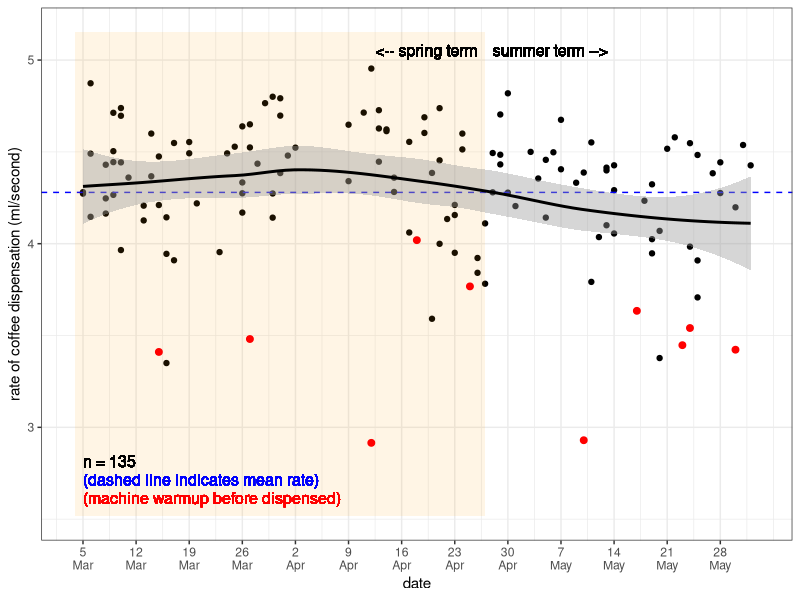
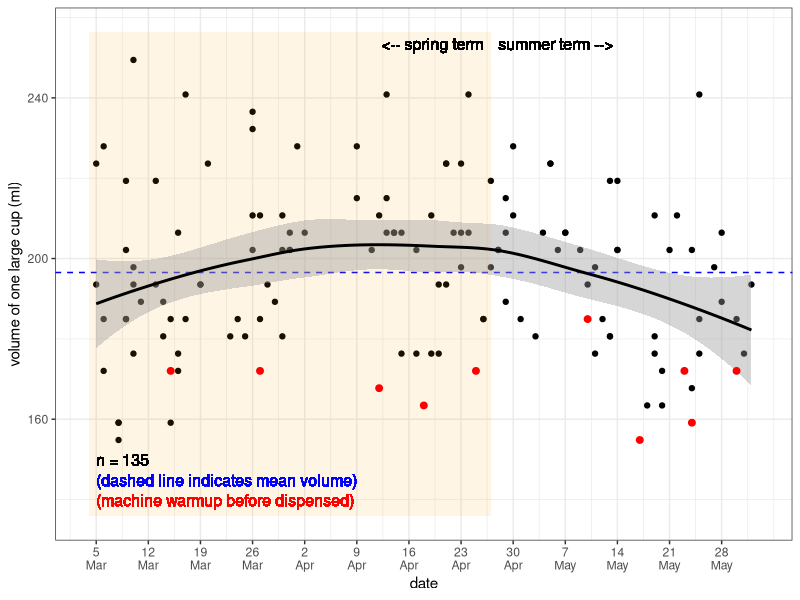
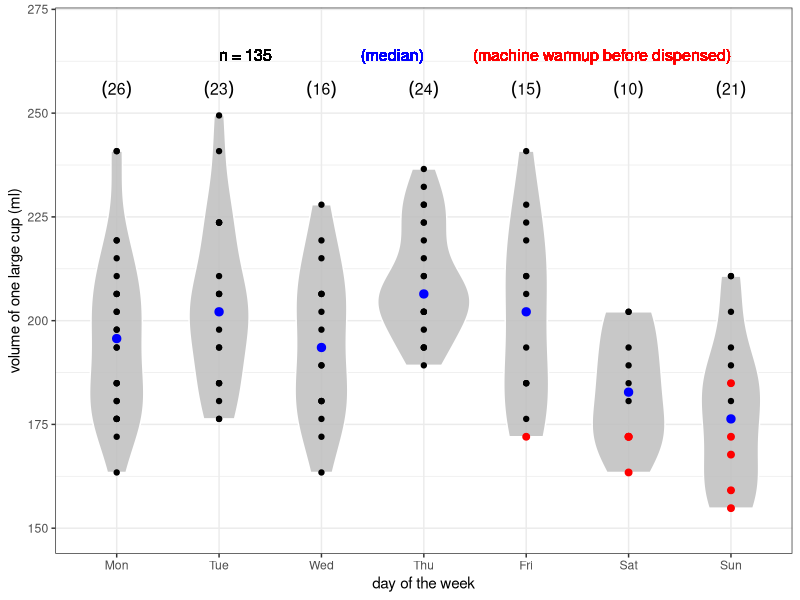
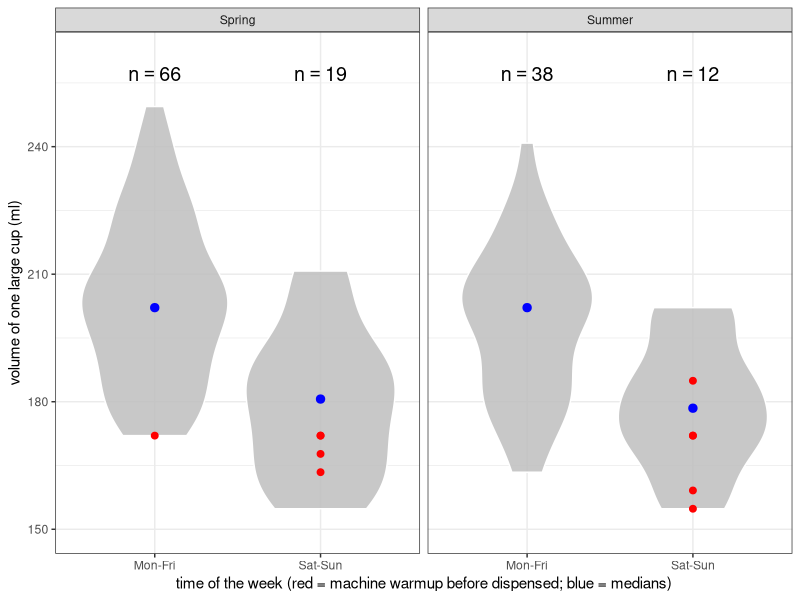
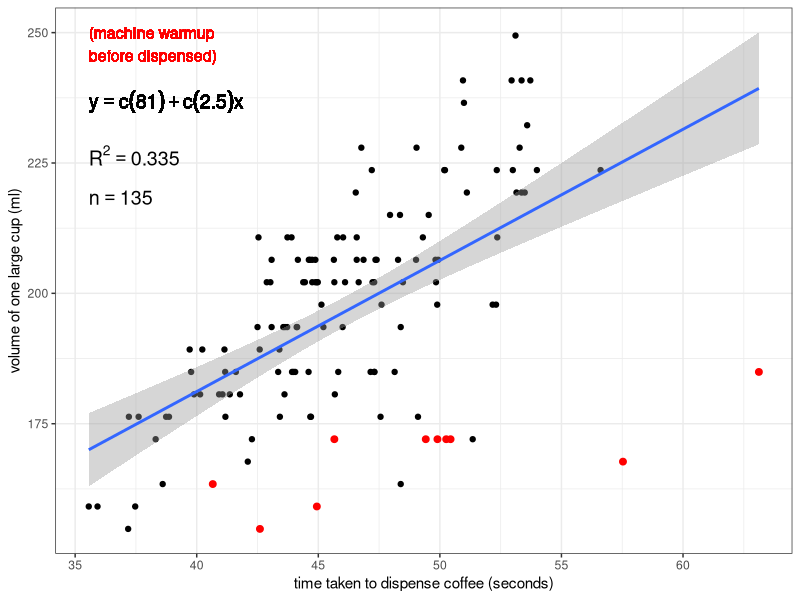
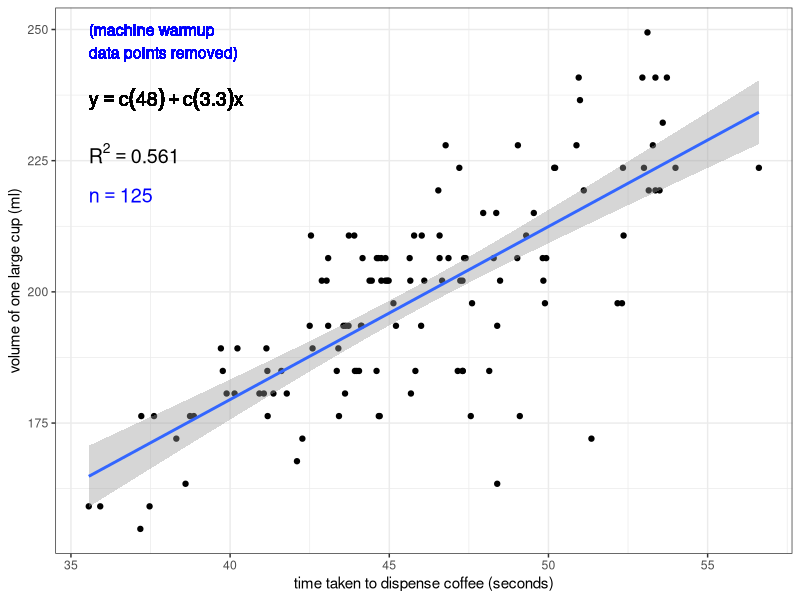

Recreate these plots in R, in order.

### How does the espresso machine vary in the volume of
### coffee it dispenses for a single "large" cup?

setwd("/home/sam/Dropbox/github/coffee-data")
#setwd("wherever you put this file after downloading it")

library(ggplot2)

df <- read.csv("coffee-data.csv")

# The ruler I use to measure height (in order to calculate volume)
# has a 3 mm length between the zero mark and its end. So, we add 3 
# to the height...
df$height <- df$height + 3
# ... and then calculate volume and rate, 
# so we have more accurate data!
df$volume <- df$height*(3.1415*37^2)/1000
df$rate <- df$volume/df$duration

# Add a variable to 'df' indicating whether the coffee was pulled on
# a weekday ("Mon-Fri") or a weekend ("Sat-Sun")
for (i in 1:length(df$day))
{
  df$workday[i] <- ifelse(df$day[i]%in%"Sat" || df$day[i]%in%"Sun", "Sat-Sun", "Mon-Fri")
}

# Add a numeric variable of days of the year 
# (for the x-axis of the rate-by-date and volume-by-date plots)
date.to.num <- read.csv("date-to-numeric.csv")
df$day.yr <- 0  
for (i in 1:length(df$date))
{
  df$day.yr[i] <- date.to.num$day.yr[which(date.to.num$date%in%df$date[i])]
}

# Extract date labels and convert day and month values to character.
# This way you can later concatenate the two into a single character
# string separated by "\n" using paste(),
# so the x-axis text of the rate- and volume-by date plots is less horizontally crowded
dates.x <- date.to.num[which(date.to.num$day.yr%in%c(seq(from=min(df$day.yr), to=max(df$day.yr), by=7))),]
dates.x$day.label <- as.character(dates.x$day.label)
dates.x$month.label <- as.character(dates.x$month.label)

# sample size
n <- length(df$duration)
# label to print sample size in subsequent plot
n.text <- paste("n == ", n)
# data.frame of sample size label and coordinates
# at which to print it on the plot
n.df <- data.frame(n.text, x=min(df$duration), y=0.87*max(df$volume))


################################
### 1. Rate vs. date
{
  # create plot of rate vs. date
  rate.date <- ggplot(df, aes(day.yr, rate)) +
    geom_point() +
    geom_hline(yintercept=mean(df$rate), linetype="dashed", color="blue") +
    annotate(geom="rect", 
             xmin=min(df$day.yr)-1, xmax=117, 
             ymin=min(df$rate)-0.4, ymax=max(df$rate)+0.2, 
             alpha=0.1, fill="orange") +
    stat_smooth(method="loess", color="black") +
    xlab("date") +
    ylab("rate of coffee dispensation (ml/second)") +
    # scale x-axis text to weekly ticks, print dates as two lines of text
    scale_x_continuous(breaks=c(seq(from=min(df$day.yr), to=max(df$day.yr), by=7)),
                       labels=paste(dates.x$day.label,"\n",dates.x$month.label,sep="")) +
    coord_cartesian(xlim=c(min(df$day.yr)-1,max(df$day.yr)+1),
                    ylim=c(min(df$rate)-0.4,max(df$rate)+0.2)) +
    theme(axis.text=element_text(size=4), axis.title=element_text(size=5)) +
    theme_bw()
  
  rate.date <- rate.date +
    geom_point(data=df[df$warmup%in%"yes",], color="red", size=2) +
    geom_text(aes(x=64,y=min(df$rate)-0.3,label="(machine warmup before dispensed)"),
              hjust=0,vjust=0.5,color="red",size=4) +
    geom_text(aes(x=64,y=min(df$rate)-0.2,label="(dashed line indicates mean rate)"),
              hjust=0,vjust=0.5,size=4,color="blue") +
    geom_text(aes(x=64,y=min(df$rate)-0.1,label=paste("n = ", length(df$volume), sep="")),
              hjust=0,vjust=0.5,size=4) +
    # spring term text
    geom_text(aes(x=116,y=max(df$rate)+0.1,label="<-- spring term"),
              hjust=1,vjust=0.5,size=4) +
    # summer term text
    geom_text(aes(x=118,y=max(df$rate)+0.1,label="summer term -->"),
              hjust=0,vjust=0.5,size=4)
  
  # view plot in R window
  rate.date
  
  # save plot to file as .jpeg
  jpeg("coffee-rate-by-date.jpeg", width=8, height=5, units="in", res=300)
  print(rate.date)
  dev.off()
}


################################
### 2. Volume vs. date
{
  volume.date <- ggplot(df, aes(day.yr, volume)) +
    geom_point() +
    geom_hline(yintercept=mean(df$volume), linetype="dashed", color="blue") +
    annotate(geom="rect", 
             xmin=min(df$day.yr)-1, xmax=117, 
             ymin=min(df$volume)-19, ymax=max(df$volume)+7, 
             alpha=0.1, fill="orange") +
    stat_smooth(method="loess", color="black") +
    xlab("date") +
    ylab("volume of one large cup (ml)") +
    # scale x-axis text to weekly ticks, print dates as two lines of text
    scale_x_continuous(breaks=c(seq(from=min(df$day.yr), to=max(df$day.yr), by=7)),
                       labels=paste(dates.x$day.label,"\n",dates.x$month.label,sep="")) +
    coord_cartesian(xlim=c(min(df$day.yr)-1,max(df$day.yr)+1),
                    ylim=c(min(df$volume)-19,max(df$volume)+7)) +
    theme(axis.text=element_text(size=4, angle=45), axis.title=element_text(size=5)) +
    theme_bw()
  
  volume.date <- volume.date +
    geom_point(data=df[df$warmup%in%"yes",], color="red", size=2) +
    geom_text(aes(x=64,y=min(df$volume)-15,label="(machine warmup before dispensed)"),
              hjust=0,vjust=0.5,color="red",size=4) +
    geom_text(aes(x=64,y=min(df$volume)-10,label="(dashed line indicates mean volume)"),
              hjust=0,vjust=0.5,size=4,color="blue") +
    geom_text(aes(x=64,y=min(df$volume)-5,label=paste("n = ", length(df$volume), sep="")),
              hjust=0,vjust=0.5,size=4) +
    # spring term text
    geom_text(aes(x=116,y=max(df$volume)+4,label="<-- spring term"),
              hjust=1,vjust=0.5,size=4) +
    # summer term text
    geom_text(aes(x=118,y=max(df$volume)+4,label="summer term -->"),
              hjust=0,vjust=0.5,size=4)
  
  # view plot in R window
  volume.date
  
  # save plot to file as .jpeg
  jpeg("coffee-volume-by-date.jpeg", width=8, height=5, units="in", res=300)
  print(volume.date)
  dev.off()
}


################################
### 3. Distributions of volume dispensed by day
{
  df$day <- factor(df$day, levels=c("Mon","Tue","Wed","Thu","Fri","Sat","Sun"))
  #df$term <- factor(df$term, levels=c("Spring","Summer"))
  
  median.by.day <- data.frame(c("Mon","Tue","Wed","Thu","Fri","Sat","Sun"),
                              c(0,0,0,0,0,0,0),
                              c(0,0,0,0,0,0,0))
  
  #median.by.day <- data.frame(c("Mon","Tue","Wed","Thu","Fri","Sat","Sun",
  #                              "Mon","Tue","Wed","Thu","Fri","Sat","Sun"),
  #                            c("Spring","Spring","Spring","Spring","Spring","Spring","Spring",
  #                              "Summer","Summer","Summer","Summer","Summer","Summer","Summer"),
  #                            c(0,0,0,0,0,0,0,0,0,0,0,0,0,0),
  #                            c(0,0,0,0,0,0,0,0,0,0,0,0,0,0))
  
  names(median.by.day) <- c("day", "median.volume", "n")
  
  #names(median.by.day) <- c("day", "term", "median.volume", "n")
  
  for (i in 1:7)
  {
    median.by.day$median.volume[i] <- median(df$volume[df$day%in%median.by.day$day[i]])
    median.by.day$n[i] <- length(df$volume[df$day%in%median.by.day$day[i]])
  }
  
  #for (i in 1:7)
  #{
  #  median.by.day$median.volume[i] <- median(df$volume[df$day%in%median.by.day$day[i] && df$term%in%"Spring"])
  #  median.by.day$n[i] <- length(df$volume[df$day%in%median.by.day$day[i] && df$term%in%"Spring"])
  #}
  
  #for (i in 8:14)
  #{
  #  median.by.day$median.volume[i] <- median(df$volume[df$day%in%median.by.day$day[i] && df$term%in%"Summer"])
  #  median.by.day$n[i] <- length(df$volume[df$day%in%median.by.day$day[i] && df$term%in%"Summer"])
  #}
  
  # generate violin-and-boxplot plot with points overlayed and jittered to better reflect sample size
  vol.day <- ggplot(df, aes(day, volume)) +
    #  facet_wrap(~ term, ncol=1, nrow=2) +
    geom_violin(color="white", fill="gray", alpha=0.85) +
    geom_point()
  
  # add layer highlighting points where espresso machine needed to
  # "warm up" before dispensing coffee
  vol.day <- vol.day +
    geom_point(data=df[df$warmup%in%"yes",], color="red", size=2) +
    geom_text(aes(x="Sun", y=max(df$volume)+16, label="(machine warmup before dispensed)"),
              hjust=1,vjust=1,size=4,color="red") +
    geom_text(aes(x="Thu", y=max(df$volume)+16, label="(median)"),
              hjust=1,vjust=1,size=4,color="blue") +
    geom_text(aes(x="Tue", y=max(df$volume)+16, label=paste("n = ", length(df$volume), sep="")),
              hjust=0,vjust=1,size=4) +
    #geom_point(position=position_jitter(width=0.1,height=0)) +
    # plot points representing median volumes for weekdays and weekends
    geom_point(data=median.by.day, aes(day,median.volume),color="blue",size=2.5) +
    xlab("day of the week") +
    ylab("volume of one large cup (ml)") +
    theme(axis.text=element_text(size=4), axis.title=element_text(size=5)) +
    coord_cartesian(ylim=c(min(df$volume)-5,max(df$volume)+20)) +
    theme_bw()
  
  # add sample sizes for weekdays and weekends
  vol.day <- vol.day +
    geom_text(data=median.by.day, aes(day,y=max(df$volume)+4),
              label=paste("(", median.by.day$n, ")", sep=""),
              parse=TRUE,hjust=0.5,vjust=0,size=4)
  
  # view plot in R window
  vol.day
  
  # save plot to file as .jpeg
  jpeg("coffee-volume-by-day.jpeg", width=8, height=5, units="in", res=300)
  print(vol.day)
  dev.off()
}


################################
### 4. Distributions of volume dispensed: weekdays vs. weekends
{
  df$workday <- factor(df$workday)
  df$term <- factor(df$term, levels=c("Spring","Summer"))
  
  df.text <- data.frame(c("Spring", "Spring", "Summer", "Summer"),
                        c("Mon-Fri", "Sat-Sun", "Mon-Fri", "Sat-Sun"),
                        c(0,0,0,0),
                        c(0,0,0,0))
  names(df.text) <- c("term", "workday", "n", "median")
  
  df.spring <- df[df$term%in%"Spring",]
  df.text$n[1] <- length(df.spring$volume[df.spring$workday%in%"Mon-Fri"])
  df.text$n[2] <- length(df.spring$volume[df.spring$workday%in%"Sat-Sun"])
  df.text$median[1] <- median(df.spring$volume[df.spring$workday%in%"Mon-Fri"])
  df.text$median[2] <- median(df.spring$volume[df.spring$workday%in%"Sat-Sun"])
  rm(df.spring)
  
  df.summer <- df[df$term%in%"Summer",]
  df.text$n[3] <- length(df.summer$volume[df.summer$workday%in%"Mon-Fri"])
  df.text$n[4] <- length(df.summer$volume[df.summer$workday%in%"Sat-Sun"])
  df.text$median[3] <- median(df.summer$volume[df.summer$workday%in%"Mon-Fri"])
  df.text$median[4] <- median(df.summer$volume[df.summer$workday%in%"Sat-Sun"])
  rm(df.summer)
  
  # median volumes for weekday and weekend categories
  #med.week <- median(df$volume[df$workday%in%"Mon-Fri"])
  #med.wkend <- median(df$volume[df$workday%in%"Sat-Sun"])
  
  # generate violin-and-boxplot plot with points overlayed and jittered to better reflect sample size
  vol.workday <- ggplot(df, aes(workday, volume)) +
    facet_wrap(~ term, ncol=2) +
    geom_violin(color="white", fill="gray", alpha=0.85)
  
  # add layer highlighting points where espresso machine needed to
  # "warm up" before dispensing coffee
  vol.workday <- vol.workday +
    geom_point(data=df[df$warmup%in%"yes",], color="red", size=2) +
    #geom_text(data=t, aes(x,y,label=char),parse=TRUE,vjust=0,size=2) +
    #geom_text(aes(x="Sat-Sun", y=max(df$volume)+10, label="(machine warmup before dispensed)"),
    #          hjust=1,vjust=1,size=4,color="red") +
    #geom_text(aes(x="Sat-Sun", y=max(df$volume)+4, label="(median)"),
    #          hjust=1,vjust=1,size=4,color="blue") +
    #geom_point(position=position_jitter(width=0.1,height=0)) +
    # plot points representing median volumes for weekdays and weekends
    geom_point(data=df.text, aes(workday,median), color="blue",size=2.5) +
    #geom_point(aes(x="Sat-Sun",y=med.wkend),color="blue",size=2.5) +
    xlab("time of the week (red = machine warmup before dispensed; blue = medians)") +
    ylab("volume of one large cup (ml)") +
    theme(axis.text=element_text(size=4), axis.title=element_text(size=5)) +
    coord_cartesian(ylim=c(min(df$volume)-5,max(df$volume)+12)) +
    theme_bw()
  
  # add sample sizes for weekdays and weekends
  vol.workday <- vol.workday +
    geom_text(data=df.text, aes(x=workday,y=max(df$volume)+6,
                                label=paste("n == ", n)),
              parse=TRUE, hjust=0.5, vjust=0, size=5)
  #geom_text(aes(x="Mon-Fri",y=max(df$volume)+15,
  #              label=paste("n == ", length(df$workday[which(df$workday%in%"Mon-Fri")]))),
  #          parse=TRUE,hjust=0.5,vjust=0,size=5) +
  #geom_text(aes(x="Sat-Sun",y=max(df$volume)+15,
  #              label=paste("n == ", length(df$workday[which(df$workday%in%"Sat-Sun")]))),
  #          parse=TRUE,hjust=0.5,vjust=0,size=5)
  
  # print plot in R window
  vol.workday
  
  # save plot to file as .jpeg
  jpeg("coffee-volume-by-workday.jpeg", width=7, height=5, units="in", res=300)
  print(vol.workday)
  dev.off()
}


################################
### 5. Volume vs. duration (time taken to dispense coffee)
{
  # calculate R-squared value
  rsq <- signif(summary(lm(df$volume ~ df$duration))$r.squared, digits=3)
  # make a label to print R-squared value in subsequent plot
  rsq.text <- paste("R^2 == ",rsq)
  # make a data.frame of R-squared value label and coordinates
  # at which to print it on the plot
  rsq.df <- data.frame(rsq.text,x=min(df$duration),y=0.9*max(df$volume))
  
  # function to extract regression equation
  lm_eqn <- function(df)
  {
    m <- lm(df$volume ~ df$duration)
    eq <- substitute(y == a + b*x, 
                     list(a = format(coef(m)[1], digits = 2), 
                          b = format(coef(m)[2], digits = 2)))
    as.character(as.expression(eq))                 
  }
  
  # calculate R-squared value -- EXCLUDING machine warmup data
  #rsq.no <- signif(summary(lm(df$volume[df$warmup%in%"no"] ~ df$duration[df$warmup%in%"no"]))$r.squared, digits=3)
  # make a label to print R-squared value in subsequent plot
  #rsq.text.no <- paste("R^2 == ",rsq.no)
  # make a data.frame of R-squared value label and coordinates
  # at which to print it on the plot
  #rsq.df.no <- data.frame(rsq.text.no,x=min(df$duration),y=0.9*max(df$volume))
  
  # function to extract regression equation -- EXCLUDING machine warmup data
  #lm_eqn.no <- function(df)
  #{
  #  m <- lm(df$volume[df$warmup%in%"no"] ~ df$duration[df$warmup%in%"no"])
  #  eq <- substitute(y == a + b*x, 
  #                   list(a = format(coef(m)[1], digits = 2), 
  #                        b = format(coef(m)[2], digits = 2)))
  #  as.character(as.expression(eq))                 
  #}
  
  # generate plot w/ simple linear regression overlayed
  plot <- ggplot(df, aes(duration, volume)) +
    geom_point() +
    stat_smooth(method="lm") +
    #stat_smooth(data=df[df$warmup%in%"no",], method="lm", color="black", alpha=0) +
    xlab("time taken to dispense coffee (seconds)") +
    ylab("volume of one large cup (ml)") +
    theme(axis.text=element_text(size=4), axis.title=element_text(size=5)) +
    theme_bw()
  
  # add regression equation to plot
  plot <- plot + 
    geom_text(data=n.df, aes(x,y,label=n.text),parse=TRUE,hjust=0,vjust=0,size=5) +
    geom_text(data=rsq.df, aes(x,y,label=rsq.text),parse=TRUE,hjust=0,vjust=0,size=5) +
    geom_text(aes(x=min(df$duration),y=0.94*max(df$volume),label=lm_eqn(df)),parse=TRUE,hjust=0,vjust=0,size=5)
  
  # add a layer that highlights the last data point recorded
  #plot <- plot +
  #  geom_point(data=df[length(df$duration),],color="red",size=2.5)
  
  # add a layer that highlights data points where espresso machine 
  # had to "warm up" before dispensing coffee
  plot <- plot +
    geom_point(data=df[df$warmup%in%"yes",], color="red", size=2) +
    geom_text(aes(x=min(df$duration),y=0.98*max(df$volume),label="(machine warmup\nbefore dispensed)"),
              hjust=0,vjust=0,color="red",size=4)
  
  # print plot in R window
  plot
  
  # save plot directly to file as a .jpeg
  jpeg("coffee-volume-vs-duration-all.jpeg", width=7, height=5, units="in", res=300)
  print(plot)
  dev.off()
}


################################
### 6. Volume vs. duration (time taken to dispense coffee)
### EXCLUDING instances where machine had to warm up
{
  # subset df by removing machine warmup rows
  df.no <- df[df$warmup%in%"no",]
  
  # recalculate sample size
  n <- length(df.no$duration)
  # label to print sample size in subsequent plot
  n.text <- paste("n == ", n)
  # data.frame of sample size label and coordinates
  # at which to print it on the plot
  n.df <- data.frame(n.text, x=min(df.no$duration), y=0.87*max(df.no$volume))
  
  # recalculate R-squared value
  rsq <- signif(summary(lm(df.no$volume ~ df.no$duration))$r.squared, digits=3)
  # make a label to print R-squared value in subsequent plot
  rsq.text <- paste("R^2 == ",rsq)
  # make a data.frame of R-squared value label and coordinates
  # at which to print it on the plot
  rsq.df <- data.frame(rsq.text,x=min(df.no$duration),y=0.9*max(df.no$volume))
  
  # function to extract regression equation
  lm_eqn <- function(df.no)
  {
    m <- lm(df.no$volume ~ df.no$duration)
    eq <- substitute(y == a + b*x, 
                     list(a = format(coef(m)[1], digits = 2), 
                          b = format(coef(m)[2], digits = 2)))
    as.character(as.expression(eq))                 
  }
  
  # generate plot w/ simple linear regression overlayed
  plot.no.warmup <- ggplot(df.no, aes(duration, volume)) +
    geom_point() +
    stat_smooth(method="lm") +
    xlab("time taken to dispense coffee (seconds)") +
    ylab("volume of one large cup (ml)") +
    theme(axis.text=element_text(size=4), axis.title=element_text(size=5)) +
    theme_bw()
  
  # add regression equation to plot
  plot.no.warmup <- plot.no.warmup + 
    geom_text(data=n.df, aes(x,y,label=n.text),parse=TRUE,hjust=0,vjust=0,size=5,color="blue") +
    geom_text(data=rsq.df, aes(x,y,label=rsq.text),parse=TRUE,hjust=0,vjust=0,size=5) +
    geom_text(aes(x=min(df.no$duration),y=0.94*max(df.no$volume),label=lm_eqn(df.no)),parse=TRUE,hjust=0,vjust=0,size=5)
    
  # add a layer that highlights data points where espresso machine 
  # had to "warm up" before dispensing coffee
  plot.no.warmup <- plot.no.warmup +
    geom_text(aes(x=min(df$duration),y=0.98*max(df$volume),label="(machine warmup\ndata points removed)"),
              hjust=0,vjust=0,color="blue",size=4)
  
  # print plot in R window
  plot.no.warmup
  
  # save plot directly to file as a .jpeg
  jpeg("coffee-volume-vs-duration-excluding-warmup-data.jpeg", width=7, height=5, units="in", res=300)
  print(plot.no.warmup)
  dev.off()
}
